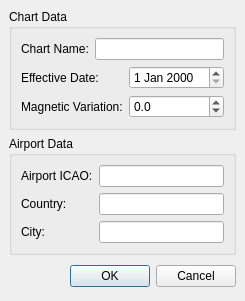
<ui version="4.0" >
 <author></author>
 <comment></comment>
 <exportmacro></exportmacro>
 <class>ChartInfoDlg</class>
 <widget class="QDialog" name="ChartInfoDlg" >
  <property name="geometry" >
   <rect>
    <x>0</x>
    <y>0</y>
    <width>230</width>
    <height>300</height>
   </rect>
  </property>
  <property name="sizePolicy" >
   <sizepolicy>
    <hsizetype>0</hsizetype>
    <vsizetype>0</vsizetype>
    <horstretch>0</horstretch>
    <verstretch>0</verstretch>
   </sizepolicy>
  </property>
  <property name="windowTitle" >
   <string>Chart Info Dialog</string>
  </property>
  <property name="modal" >
   <bool>true</bool>
  </property>
  <layout class="QVBoxLayout" >
   <property name="margin" >
    <number>9</number>
   </property>
   <property name="spacing" >
    <number>6</number>
   </property>
   <item>
    <widget class="QGroupBox" name="groupBox_3" >
     <property name="sizePolicy" >
      <sizepolicy>
       <hsizetype>5</hsizetype>
       <vsizetype>0</vsizetype>
       <horstretch>0</horstretch>
       <verstretch>0</verstretch>
      </sizepolicy>
     </property>
     <property name="title" >
      <string>Chart Data</string>
     </property>
     <layout class="QGridLayout" >
      <property name="margin" >
       <number>9</number>
      </property>
      <property name="spacing" >
       <number>6</number>
      </property>
      <item row="0" column="0" >
       <widget class="QLabel" name="label_6" >
        <property name="text" >
         <string>Chart Name:</string>
        </property>
       </widget>
      </item>
      <item row="0" column="1" colspan="2" >
       <widget class="QLineEdit" name="chartname_edit" />
      </item>
      <item row="2" column="2" >
       <widget class="QDoubleSpinBox" name="magvar_spinbox" >
        <property name="decimals" >
         <number>1</number>
        </property>
        <property name="maximum" >
         <double>180</double>
        </property>
        <property name="minimum" >
         <double>-180</double>
        </property>
       </widget>
      </item>
      <item row="1" column="2" >
       <widget class="QDateEdit" name="effdate_edit" />
      </item>
      <item row="1" column="0" colspan="2" >
       <widget class="QLabel" name="label_4" >
        <property name="text" >
         <string>Effective Date:</string>
        </property>
       </widget>
      </item>
      <item row="2" column="0" colspan="2" >
       <widget class="QLabel" name="label_5" >
        <property name="text" >
         <string>Magnetic Variation:</string>
        </property>
       </widget>
      </item>
     </layout>
    </widget>
   </item>
   <item>
    <widget class="QGroupBox" name="groupBox" >
     <property name="sizePolicy" >
      <sizepolicy>
       <hsizetype>5</hsizetype>
       <vsizetype>0</vsizetype>
       <horstretch>0</horstretch>
       <verstretch>0</verstretch>
      </sizepolicy>
     </property>
     <property name="title" >
      <string>Airport Data</string>
     </property>
     <layout class="QGridLayout" >
      <property name="margin" >
       <number>9</number>
      </property>
      <property name="spacing" >
       <number>6</number>
      </property>
      <item row="0" column="0" >
       <widget class="QLabel" name="label" >
        <property name="text" >
         <string>Airport ICAO:</string>
        </property>
       </widget>
      </item>
      <item row="2" column="0" >
       <widget class="QLabel" name="label_3" >
        <property name="text" >
         <string>City:</string>
        </property>
       </widget>
      </item>
      <item row="0" column="1" >
       <widget class="QLineEdit" name="airport_icao_edit" />
      </item>
      <item row="1" column="0" >
       <widget class="QLabel" name="label_2" >
        <property name="text" >
         <string>Country:</string>
        </property>
       </widget>
      </item>
      <item row="1" column="1" >
       <widget class="QLineEdit" name="ctry_edit" />
      </item>
      <item row="2" column="1" >
       <widget class="QLineEdit" name="city_edit" />
      </item>
     </layout>
    </widget>
   </item>
   <item>
    <layout class="QHBoxLayout" >
     <property name="margin" >
      <number>0</number>
     </property>
     <property name="spacing" >
      <number>6</number>
     </property>
     <item>
      <spacer>
       <property name="orientation" >
        <enum>Qt::Horizontal</enum>
       </property>
       <property name="sizeHint" >
        <size>
         <width>131</width>
         <height>31</height>
        </size>
       </property>
      </spacer>
     </item>
     <item>
      <widget class="QPushButton" name="okButton" >
       <property name="text" >
        <string>OK</string>
       </property>
      </widget>
     </item>
     <item>
      <widget class="QPushButton" name="cancelButton" >
       <property name="text" >
        <string>Cancel</string>
       </property>
      </widget>
     </item>
    </layout>
   </item>
  </layout>
 </widget>
 <pixmapfunction></pixmapfunction>
 <tabstops>
  <tabstop>chartname_edit</tabstop>
  <tabstop>effdate_edit</tabstop>
  <tabstop>magvar_spinbox</tabstop>
  <tabstop>airport_icao_edit</tabstop>
  <tabstop>ctry_edit</tabstop>
  <tabstop>city_edit</tabstop>
  <tabstop>okButton</tabstop>
  <tabstop>cancelButton</tabstop>
 </tabstops>
 <resources/>
 <connections>
  <connection>
   <sender>okButton</sender>
   <signal>clicked()</signal>
   <receiver>ChartInfoDlg</receiver>
   <slot>accept()</slot>
   <hints>
    <hint type="sourcelabel" >
     <x>278</x>
     <y>253</y>
    </hint>
    <hint type="destinationlabel" >
     <x>96</x>
     <y>254</y>
    </hint>
   </hints>
  </connection>
  <connection>
   <sender>cancelButton</sender>
   <signal>clicked()</signal>
   <receiver>ChartInfoDlg</receiver>
   <slot>reject()</slot>
   <hints>
    <hint type="sourcelabel" >
     <x>369</x>
     <y>253</y>
    </hint>
    <hint type="destinationlabel" >
     <x>179</x>
     <y>282</y>
    </hint>
   </hints>
  </connection>
 </connections>
</ui>
